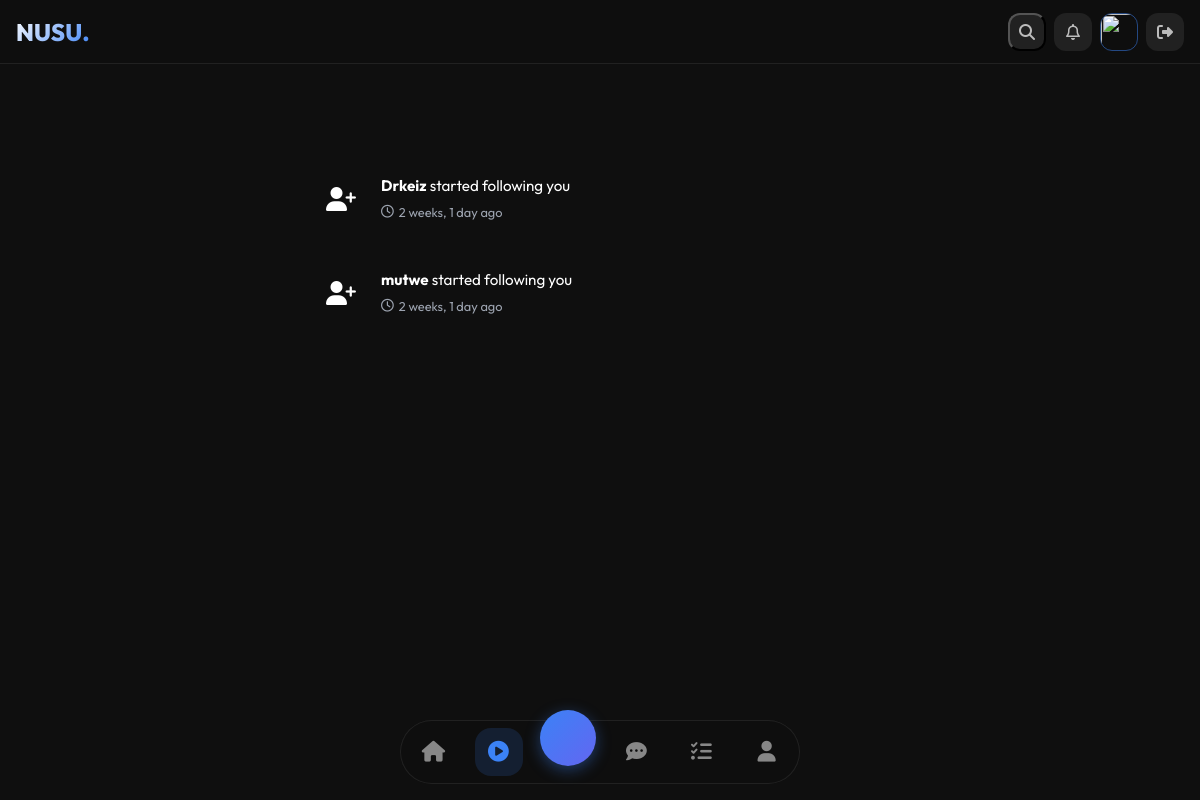
Page /social/notifications/ (signed in) on the earlier database version.
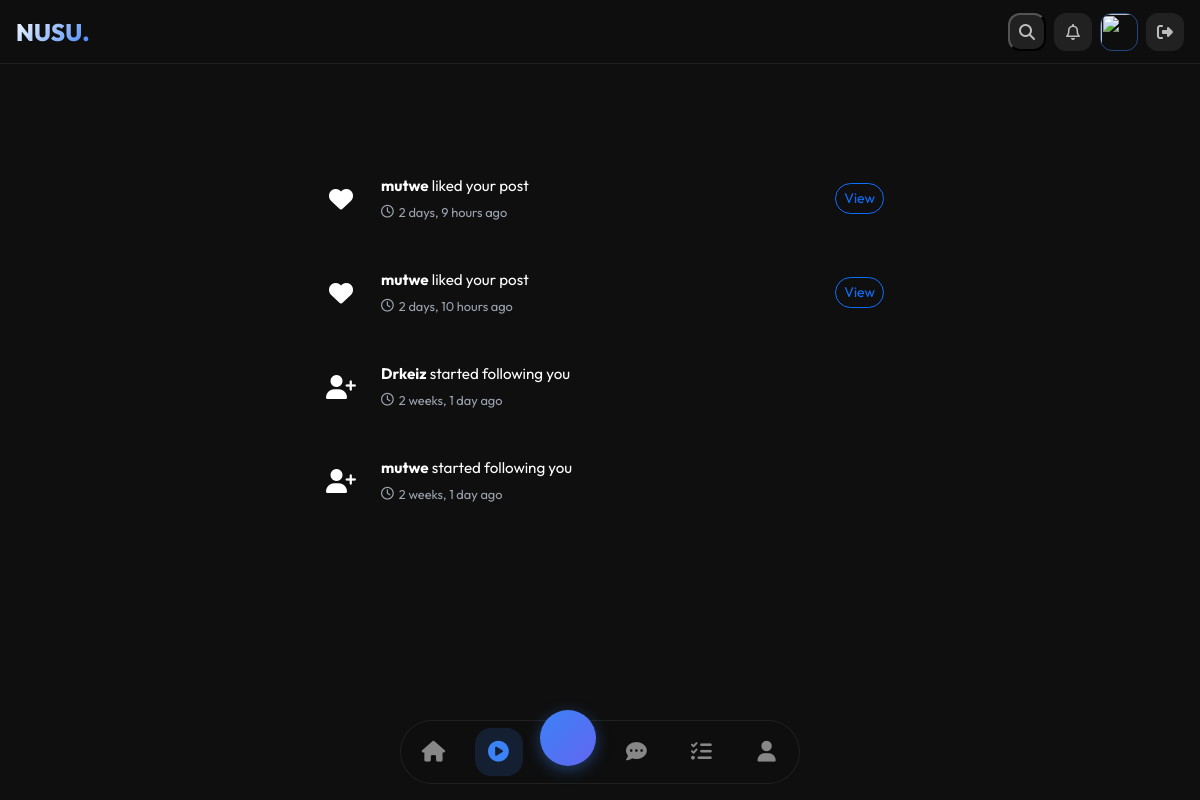
Same page on the later database version.
### social/models.py (models this page shows, shortened)
class Notification(models.Model):
    NOTIFICATION_TYPES = [
        ('like', '❤️ Liked your post'),
        ('repost', '🔄 Reposted your post'),
        ('reply', '💬 Replied to your post'),
        ('follow', '👤 Followed you'),
        ('mention', '@ Mentioned you'),
        ('post', '📝 New post from someone you follow'),
    ]
    recipient = models.ForeignKey(CustomUser, on_delete=models.CASCADE, related_name='social_notifications')
    sender = models.ForeignKey(CustomUser, on_delete=models.CASCADE, related_name='sent_notifications')
    notification_type = models.CharField(max_length=10, choices=NOTIFICATION_TYPES)
    post = models.ForeignKey(Post, on_delete=models.CASCADE, null=True, blank=True)
    is_read = models.BooleanField(default=False)
    created_at = models.DateTimeField(auto_now_add=True)
    class Meta:
        ordering = ['-created_at']
        indexes = [
            models.Index(fields=['recipient', '-created_at']),
            models.Index(fields=['recipient', 'is_read']),
        ]

### users/models.py (models this page shows, shortened)
class CustomUser(AbstractUser):
    is_agent = models.BooleanField(default=False)
    is_verified = models.BooleanField(default=False)
    email = models.EmailField(null=True, unique=True)
    referred_by = models.ForeignKey(
        'self',
        on_delete=models.SET_NULL,
        null=True,
        blank=True,
        related_name='referrals'
    )

### social/views.py (the view)
# urls.py: path('notifications/', views.notifications, name='notifications'),
@login_required
def notifications(request):
    notifications_list = Notification.objects.filter(
        recipient=request.user
    ).select_related('sender', 'post').order_by('-created_at')
    notifications_list.filter(is_read=False).update(is_read=True)
    paginator = Paginator(notifications_list, 20)
    page = request.GET.get('page')
    notifications = paginator.get_page(page)
    context = {
        'notifications': notifications,
    }
    return render(request, 'social/notifications.html', context)

### users/context_processors.py (called while the page is built)
def referral_info(request):
    if request.user.is_authenticated:
        return {
            'referral_code': request.user.username,
            'referrals_count': request.user.referrals.count(),
        }
    return {}

### templates/social/notifications.html (shortened to what this page needs)
{% extends 'base.html' %}
{% load static %}
{% block content %}
<div class="notifications-container">
    <div class="notifications-header">
        <h2><i class="fa-regular fa-bell me-2"></i>Notifications</h2>
    </div>
    {% if notifications %}
        {% for notification in notifications %}
        <div class="notification-item {% if not notification.is_read %}unread{% endif %}">
            <div class="notification-icon icon-{{ notification.notification_type }}">
                {% if notification.notification_type == 'like' %}
                    <i class="fas fa-heart"></i>
                {% elif notification.notification_type == 'repost' %}
                    <i class="fas fa-retweet"></i>
                {% elif notification.notification_type == 'reply' %}
                    <i class="fas fa-reply"></i>
                {% elif notification.notification_type == 'follow' %}
                    <i class="fas fa-user-plus"></i>
                {% elif notification.notification_type == 'mention' %}
                    <i class="fas fa-at"></i>
                {% elif notification.notification_type == 'post' %}
                    <i class="fas fa-pen"></i>
                {% endif %}
            </div>
            <div class="notification-content">
                <div class="notification-text">
                    {% if notification.notification_type == 'like' %}
                        <strong>{{ notification.sender.username }}</strong> liked your post
                    {% elif notification.notification_type == 'repost' %}
                        <strong>{{ notification.sender.username }}</strong> reposted your post
                    {% elif notification.notification_type == 'reply' %}
                        <strong>{{ notification.sender.username }}</strong> replied to your post
                    {% elif notification.notification_type == 'follow' %}
                        <strong>{{ notification.sender.username }}</strong> started following you
                    {% elif notification.notification_type == 'mention' %}
                        <strong>{{ notification.sender.username }}</strong> mentioned you in a post
                    {% elif notification.notification_type == 'post' %}
                        <strong>{{ notification.sender.username }}</strong> created a new post
                    {% endif %}
                </div>
                <div class="notification-time">
                    <i class="fa-regular fa-clock"></i>
                    <span>{{ notification.created_at|timesince }} ago</span>
                </div>
            </div>
            {% if notification.post %}
            <a href="{% url 'social:post_detail' notification.post.id %}" class="btn btn-sm btn-outline-primary rounded-pill">
                View
            </a>
            {% endif %}
        </div>
        {% endfor %}
    {% endif %}
</div>
{% endblock %}

Differences in the rows shown:
added Notification: notification_type "like" (drawn), sender.username "mutwe", created_at "2 days, 9 hours", shows "View"
added Notification: notification_type "like" (drawn), sender.username "mutwe", created_at "2 days, 10 hours", shows "View"
